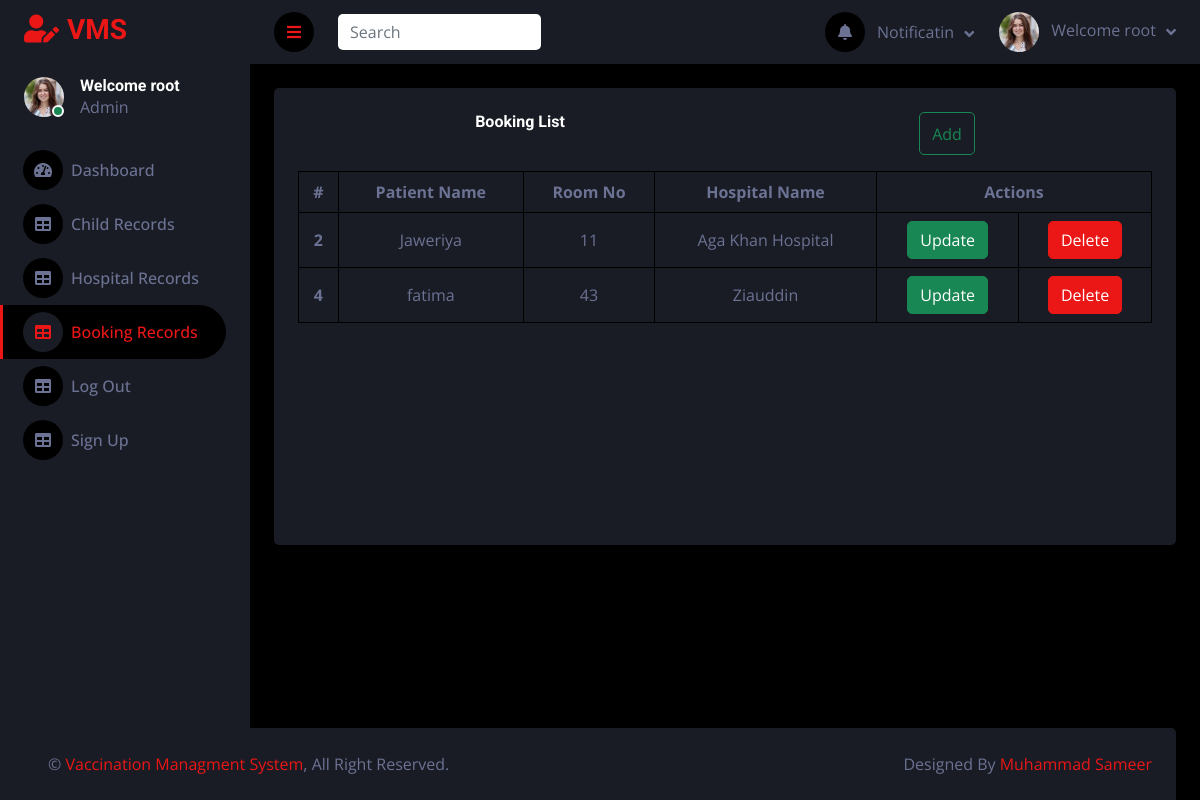
The page /booking-table.php (signed in) on the database its author committed.
### tables this page shows
CREATE TABLE `booking_details` (
  `booking_id` int(11) NOT NULL,
  `patient_name` varchar(25) NOT NULL,
  `room_no` int(11) NOT NULL,
  `hospital_name` varchar(100) NOT NULL
);

### booking-table.php (the view, shortened to what this page needs)
<!DOCTYPE html>
<html lang="en">
<head>
    <link href="https://cdnjs.cloudflare.com/ajax/libs/font-awesome/5.10.0/css/all.min.css" rel="stylesheet">
    <link href="https://cdn.jsdelivr.net/npm/bootstrap-icons@1.4.1/font/bootstrap-icons.css" rel="stylesheet">
    <link href="lib/owlcarousel/assets/owl.carousel.min.css" rel="stylesheet">
    <link href="lib/tempusdominus/css/tempusdominus-bootstrap-4.min.css" rel="stylesheet" />
    <link href="css/bootstrap.min.css" rel="stylesheet">
    <link href="css/style.css" rel="stylesheet">
</head>
<body>
    <div class="container-fluid position-relative d-flex p-0">
        <div class="sidebar pe-4 pb-3">
            <nav class="navbar bg-secondary navbar-dark">
                <a href="index.php" class="navbar-brand mx-4 mb-3">
                    <h3 class="text-primary"><i class="fa fa-user-edit me-2"></i>VMS</h3>
                </a>
                <div class="d-flex align-items-center ms-4 mb-4">
                    <div class="position-relative">
                        <img class="rounded-circle" src="img/testimonial-1.jpg" alt="" style="width: 40px; height: 40px;">
                        <div class="bg-success rounded-circle border border-2 border-white position-absolute end-0 bottom-0 p-1"></div>
                    </div>
                    <div class="ms-3">
                        <h6 class="mb-0"><?php if(isset($_SESSION['username'])){
    echo "Welcome ". $_SESSION["username"];}?></h6>
                        <span>Admin</span>
                    </div>
                </div>
                <div class="navbar-nav w-100">
                    <a href="index.php" class="nav-item nav-link"><i class="fa fa-tachometer-alt me-2"></i>Dashboard</a>
                    <a href="child.php" class="nav-item nav-link"><i class="fa fa-table me-2"></i>Child Records</a>
                    <a href="hospital.php" class="nav-item nav-link"><i class="fa fa-table me-2"></i>Hospital Records</a>
                    <a href="booking-table.php" class="nav-item nav-link active"><i class="fa fa-table me-2"></i>Booking Records</a>
                       <a href="logout.php" class="nav-item nav-link"><i class="fa fa-table me-2"></i>Log Out</a>
                    <a href="signup.php" class="nav-item nav-link"><i class="fa fa-table me-2"></i>Sign Up</a>
                </div>
            </nav>
        </div>
        <div class="content">
            <?php
            require 'navbar.php';
            ?>
            <div class="container-fluid pt-4 px-4">
                <div class="row g-4">
                    <div class="col-12">
                        <div class="bg-secondary rounded h-100 p-4">
                            <div class="d-flex justify-content-around mb-3">
                                <h6 class="mb-4">Booking List</h6>
                                <button type="button" class="btn btn-outline-success text-right" data-bs-toggle="modal" data-bs-target="#exampleModal">
                                    Add
                                </button>
                            </div>
                            <div class="table-responsive">
                                <table class="table text-center align-middle table-bordered table-hover mb-0 ">
                                    <thead>
                                        <tr>
                                            <th scope="col">#</th>
                                            <th scope="col">Patient Name</th>
                                            <th scope="col">Room No</th>
                                            <th scope="col">Hospital Name</th>
                                            <th scope="col" colspan="3" class="text-center">Actions</th>
                                        </tr>
                                    </thead>
                                    <tbody>
                                        <?php
                                        require '_dbconnect.php';
                                        $sql = "SELECT * FROM `booking_details`";
                                        $result = mysqli_query($conn, $sql);
                                        $num = mysqli_num_rows($result);
                                        if ($num > 0) {
                                            while ($row = mysqli_fetch_assoc($result)) {
                                                echo
                                                '<tr>
                                            <th scope="col">' . $row['booking_id'] . '</th>
                                            <td>' . $row['patient_name'] . '</td>
                                            <td>' . $row['room_no'] . '</td>
                                            <td>' . $row['hospital_name'] . '</td>
                                            <td><a href="" type="button" class="btn btn-success text-right" data-bs-toggle="modal" data-bs-target="#updatemodal' . $row["booking_id"] . '">Update</a></td>
                                            <td><a href="booking_delete.php?id=' . $row["booking_id"] . '" type="button" class="btn btn-primary text-right">Delete</a></td>
                                        </tr>
                                        <div class="modal fade" id="updatemodal' . $row["booking_id"] . '" tabindex="-1" id="updatemodal' . $row["booking_id"] . '" aria-hidden="true">
                                                            <input type="text" value=' . $row["patient_name"] . ' name="patient_name" class="form-control" id="patient_name">
                                                            <input type="hidden" value=' . $row["booking_id"] . ' name="updatedata"
                                                            <input type="number" name="room_no" value=' . $row["room_no"] . ' class="form-control" id="room_no">
                                                            <input type="name" name="hospital_name" value=' . $row["hospital_name"] . ' class="form-control" id="hospital_name">
                                    </div>
                                        ';
                                            }
                                        }
                                        ?>
                                    </tbody>
                                </table>
                            </div>
                        </div>
                    </div>
                </div>
            </div>
            <div class="container-fluid pt-4 px-4 fixed-bottom">
                <div class="bg-secondary rounded-top p-4">
                    <div class="row">
                        <div class="col-12 col-sm-6 text-center text-sm-start">
                            &copy; <a href="#">Vaccination Managment System</a>, All Right Reserved.
                        </div>
                        <div class="col-12 col-sm-6 text-center text-sm-end">
                            Designed By <a href="#">Muhammad Sameer</a>
                        </div>
                    </div>
                </div>
            </div>
        </div>
      </div>
</body>
</html>

### css/style.css (style rules this page uses)
:root { --primary: #EB1616; --secondary: #191C24; --light: #6C7293; --dark: #000000; }
.btn { transition: .5s; }
.sidebar { position: fixed; top: 0; left: 0; bottom: 0; width: 250px; height: 100vh; overflow-y: auto; background: var(--secondary); transition: 0.5s; z-index: 999; }
.content { margin-left: 250px; min-height: 100vh; background: var(--dark); transition: 0.5s; }
@media (min-width: 992px) { .sidebar { margin-left: 0; } }
@media (min-width: 992px) { .content { width: calc(100% - 250px); } }
.sidebar .navbar .navbar-nav .nav-link { padding: 7px 20px; color: var(--light); font-weight: 500; border-left: 3px solid var(--secondary); border-radius: 0 30px 30px 0; outline: none; }
.sidebar .navbar .navbar-nav .nav-link:hover, .sidebar .navbar .navbar-nav .nav-link.active { color: var(--primary); background: var(--dark); border-color: var(--primary); }
.sidebar .navbar .navbar-nav .nav-link i { width: 40px; height: 40px; display: inline-flex; align-items: center; justify-content: center; background: var(--dark); border-radius: 40px; }
.sidebar .navbar .navbar-nav .nav-link:hover i, .sidebar .navbar .navbar-nav .nav-link.active i { background: var(--secondary); }

### rows shown on the page
booking_details: booking_id "2", patient_name "Jaweriya", room_no "11", hospital_name "Aga Khan Hospital"
booking_details: booking_id "4", patient_name "fatima", room_no "43", hospital_name "Ziauddin"

### other values the page prints
$_SESSION["username"] "root"
